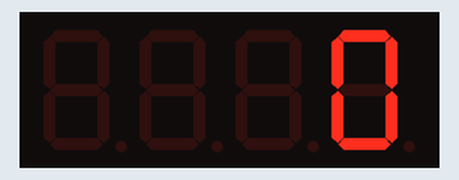
The sketch below on a simulated Arduino Uno, built with avr-gcc and run on an emulated ATmega328P. Parts: 4-digit seven-segment display.

Above: at 0.1 s.
At 4.2 s:
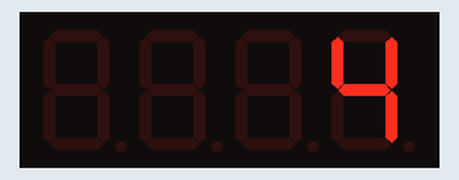
At 9.3 s:
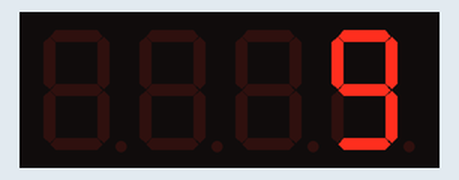
At 19.5 s:
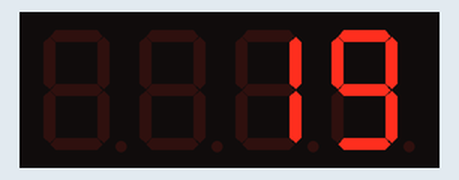
At 28.7 s:
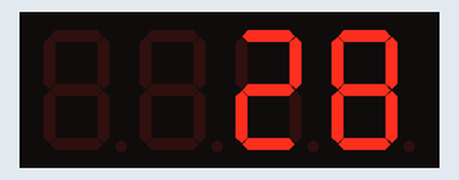
At 38.9 s:
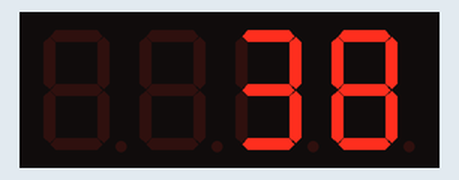

The sketch:

Code.ino
```cpp
#include <TM1637Display.h>

// Pin configuration
#define CLK 2  // Clock Pin
#define DIO 3  // Data Pin

TM1637Display display(CLK, DIO);  // Create display object

void setup() {
  display.setBrightness(0x0f);    // Set brightness level (0x0f = max)
}

void loop() {
  for (int i = 0; i <= 9999; i++) {
    display.showNumberDec(i, false); // Show numbers on the display
    delay(1000);  // Update every second
  }
}
```

Measured:
- what the display in image 1 shows lasts 1.0 s, from 4.1 s to 5.1 s
